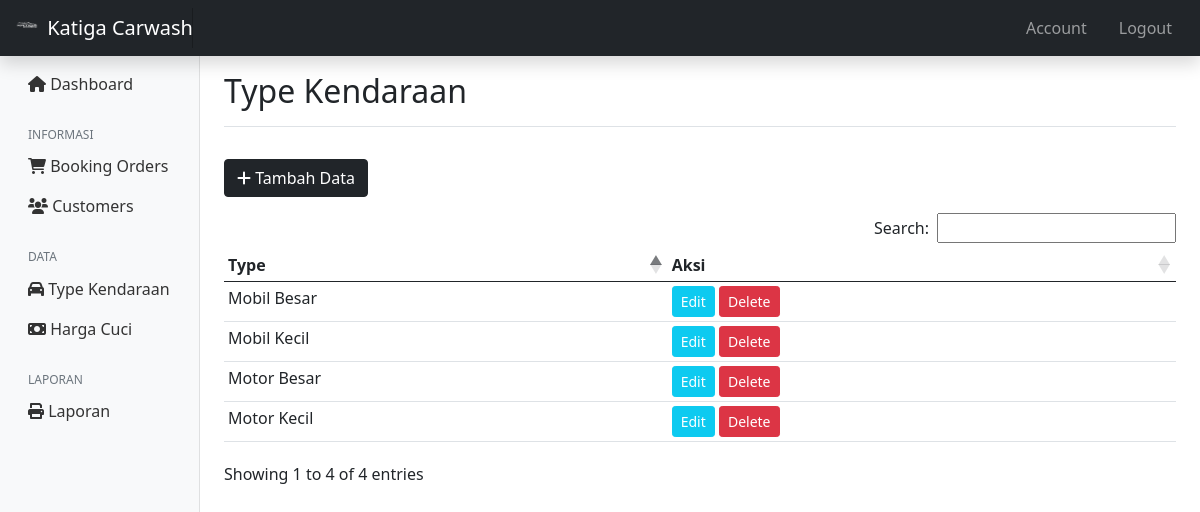
The app's page /viewadmin/data-type.php (signed in) with its own data.
### tables this page shows
CREATE TABLE `type` (
  `id` int(11) NOT NULL,
  `nama_type` varchar(50) NOT NULL
);

### viewadmin/data-type.php (the view, shortened to what this page needs)
<?php
require("../config/config.php");
$query = "SELECT * FROM type;";
try
{
    $stmt = $db->prepare($query);
    $stmt->execute();
}
catch(PDOException $ex)
{
    die("Failed to run query: " . $ex->getMessage());
}
$rows = $stmt->fetchAll();
?>
<!DOCTYPE html>
<html lang="en">
<?php include 'page-header.php'?>
  <body>
    <div class="container-fluid">
      <div class="row">
      <?php include 'page-menu.php'?>
        <main class="col-md-9 ms-sm-auto col-lg-10 px-md-4">
          <div class="d-flex justify-content-between flex-wrap flex-md-nowrap align-items-center pt-5 pb-2 mt-4 mb-3 border-bottom">
            <h1 class="h2">Type Kendaraan</h1>
          </div>
          <a href="data-type-add.php"><button type="button" class="btn btn-dark my-3"><i class="fa-solid fa-plus"></i> Tambah Data</button></a>
          <div class="table-responsive">
            <table class="table table-sm">
              <thead>
                <tr>
                  <th scope="col">Type</th>
                  <th scope="col">Aksi</th>
                </tr>
              </thead>
              <tbody>
                <?php $i = 1; foreach($rows as $row): ?>
                    <tr>
                        <td><?php echo $row['nama_type']; ?></td>
                        <td>
                            <a href="data-type-edit.php?id=<?php echo $row['id'];?>"><button type="button" class="btn btn-info btn-sm text-white">Edit</button></a>
                            <a href="../app/datatype_delete.php?id=<?php echo $row['id']; ?>"><button type="button" class="btn btn-danger btn-sm text-white">Delete</button></a>
                        </td>
                    </tr>
                <?php endforeach; ?>
              </tbody>
            </table>
          </div>
        </main>
      </div>
    </div>
    </body>
</html>

### resources/css/admin/dashboard.css (style rules this page uses)
body { font-size: .875rem; }

### records on screen
type: nama_type "Mobil Besar"
type: nama_type "Mobil Kecil"
type: nama_type "Motor Besar"
type: nama_type "Motor Kecil"
